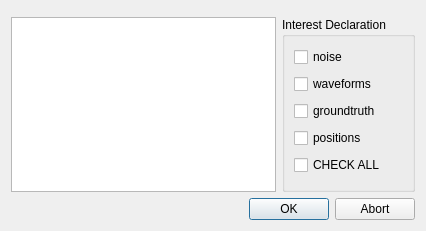
<?xml version="1.0" encoding="UTF-8"?>
<ui version="4.0">
 <class>InitDialog</class>
 <widget class="QDialog" name="InitDialog">
  <property name="geometry">
   <rect>
    <x>0</x>
    <y>0</y>
    <width>426</width>
    <height>231</height>
   </rect>
  </property>
  <property name="minimumSize">
   <size>
    <width>100</width>
    <height>100</height>
   </size>
  </property>
  <property name="windowTitle">
   <string>Initialization</string>
  </property>
  <property name="windowIcon">
   <iconset resource="res.qrc">
    <normaloff>:/icons/neural_sim_client.png</normaloff>:/icons/neural_sim_client.png</iconset>
  </property>
  <layout class="QVBoxLayout" name="verticalLayout">
   <item>
    <widget class="QStackedWidget" name="stackedWidget">
     <widget class="QWidget" name="page"/>
     <widget class="QWidget" name="page_2"/>
    </widget>
   </item>
   <item>
    <layout class="QHBoxLayout" name="horizontalLayout">
     <item>
      <widget class="QListWidget" name="main_list">
       <property name="sizePolicy">
        <sizepolicy hsizetype="MinimumExpanding" vsizetype="MinimumExpanding">
         <horstretch>0</horstretch>
         <verstretch>0</verstretch>
        </sizepolicy>
       </property>
       <property name="editTriggers">
        <set>QAbstractItemView::NoEditTriggers</set>
       </property>
       <property name="showDropIndicator" stdset="0">
        <bool>false</bool>
       </property>
       <property name="alternatingRowColors">
        <bool>true</bool>
       </property>
       <property name="selectionMode">
        <enum>QAbstractItemView::SingleSelection</enum>
       </property>
       <property name="sortingEnabled">
        <bool>true</bool>
       </property>
      </widget>
     </item>
     <item>
      <widget class="QGroupBox" name="grpbox_include">
       <property name="contextMenuPolicy">
        <enum>Qt::ActionsContextMenu</enum>
       </property>
       <property name="title">
        <string>Interest Declaration</string>
       </property>
       <layout class="QVBoxLayout" name="verticalLayout_2">
        <item>
         <widget class="QCheckBox" name="check_noise">
          <property name="text">
           <string>noise</string>
          </property>
         </widget>
        </item>
        <item>
         <widget class="QCheckBox" name="check_waveform">
          <property name="text">
           <string>waveforms</string>
          </property>
         </widget>
        </item>
        <item>
         <widget class="QCheckBox" name="check_groundtruth">
          <property name="text">
           <string>groundtruth</string>
          </property>
         </widget>
        </item>
        <item>
         <widget class="QCheckBox" name="check_positions">
          <property name="text">
           <string>positions</string>
          </property>
         </widget>
        </item>
        <item>
         <widget class="QCheckBox" name="check_all">
          <property name="text">
           <string>CHECK ALL</string>
          </property>
         </widget>
        </item>
       </layout>
      </widget>
     </item>
    </layout>
   </item>
   <item>
    <widget class="QDialogButtonBox" name="buttonBox">
     <property name="orientation">
      <enum>Qt::Horizontal</enum>
     </property>
     <property name="standardButtons">
      <set>QDialogButtonBox::Abort|QDialogButtonBox::Ok</set>
     </property>
    </widget>
   </item>
  </layout>
 </widget>
 <resources>
  <include location="res.qrc"/>
 </resources>
 <connections>
  <connection>
   <sender>buttonBox</sender>
   <signal>accepted()</signal>
   <receiver>InitDialog</receiver>
   <slot>accept()</slot>
   <hints>
    <hint type="sourcelabel">
     <x>252</x>
     <y>226</y>
    </hint>
    <hint type="destinationlabel">
     <x>157</x>
     <y>274</y>
    </hint>
   </hints>
  </connection>
  <connection>
   <sender>buttonBox</sender>
   <signal>rejected()</signal>
   <receiver>InitDialog</receiver>
   <slot>reject()</slot>
   <hints>
    <hint type="sourcelabel">
     <x>320</x>
     <y>226</y>
    </hint>
    <hint type="destinationlabel">
     <x>286</x>
     <y>274</y>
    </hint>
   </hints>
  </connection>
  <connection>
   <sender>check_all</sender>
   <signal>clicked(bool)</signal>
   <receiver>check_positions</receiver>
   <slot>setChecked(bool)</slot>
   <hints>
    <hint type="sourcelabel">
     <x>287</x>
     <y>175</y>
    </hint>
    <hint type="destinationlabel">
     <x>298</x>
     <y>149</y>
    </hint>
   </hints>
  </connection>
  <connection>
   <sender>check_all</sender>
   <signal>clicked(bool)</signal>
   <receiver>check_groundtruth</receiver>
   <slot>setChecked(bool)</slot>
   <hints>
    <hint type="sourcelabel">
     <x>385</x>
     <y>175</y>
    </hint>
    <hint type="destinationlabel">
     <x>365</x>
     <y>121</y>
    </hint>
   </hints>
  </connection>
  <connection>
   <sender>check_all</sender>
   <signal>clicked(bool)</signal>
   <receiver>check_waveform</receiver>
   <slot>setChecked(bool)</slot>
   <hints>
    <hint type="sourcelabel">
     <x>338</x>
     <y>169</y>
    </hint>
    <hint type="destinationlabel">
     <x>339</x>
     <y>94</y>
    </hint>
   </hints>
  </connection>
  <connection>
   <sender>check_all</sender>
   <signal>clicked(bool)</signal>
   <receiver>check_noise</receiver>
   <slot>setChecked(bool)</slot>
   <hints>
    <hint type="sourcelabel">
     <x>382</x>
     <y>166</y>
    </hint>
    <hint type="destinationlabel">
     <x>372</x>
     <y>66</y>
    </hint>
   </hints>
  </connection>
 </connections>
</ui>
